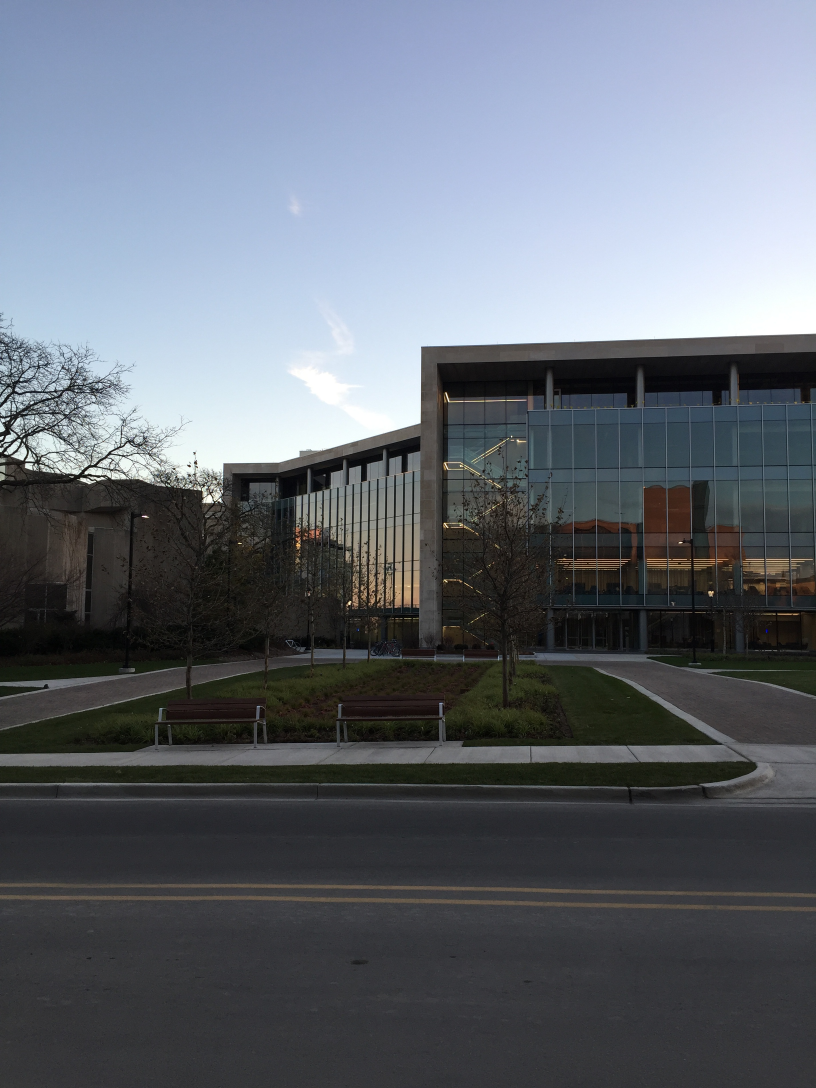
#> input picture pano/img1.jpg, 2448 x 3264 px (shown at 1/3 size)
$ python pano.py --image1 img1.jpg --image2 img2.jpg
#> lines starting #> are read from the running program, lines starting #| are printed output that depends on the picture
import numpy as np
import cv2   as cv

import matplotlib.pyplot as plt
import numpy.linalg      as la

from ipywidgets          import interactive
import argparse

def fig(w,h):
    plt.figure(figsize=(w,h))

def readrgb(file):
#> called with file = 'img1.jpg'
    return cv.cvtColor( cv.imread('./'+file), cv.COLOR_BGR2RGB)
#> call 2 of readrgb, with file = 'img2.jpg'
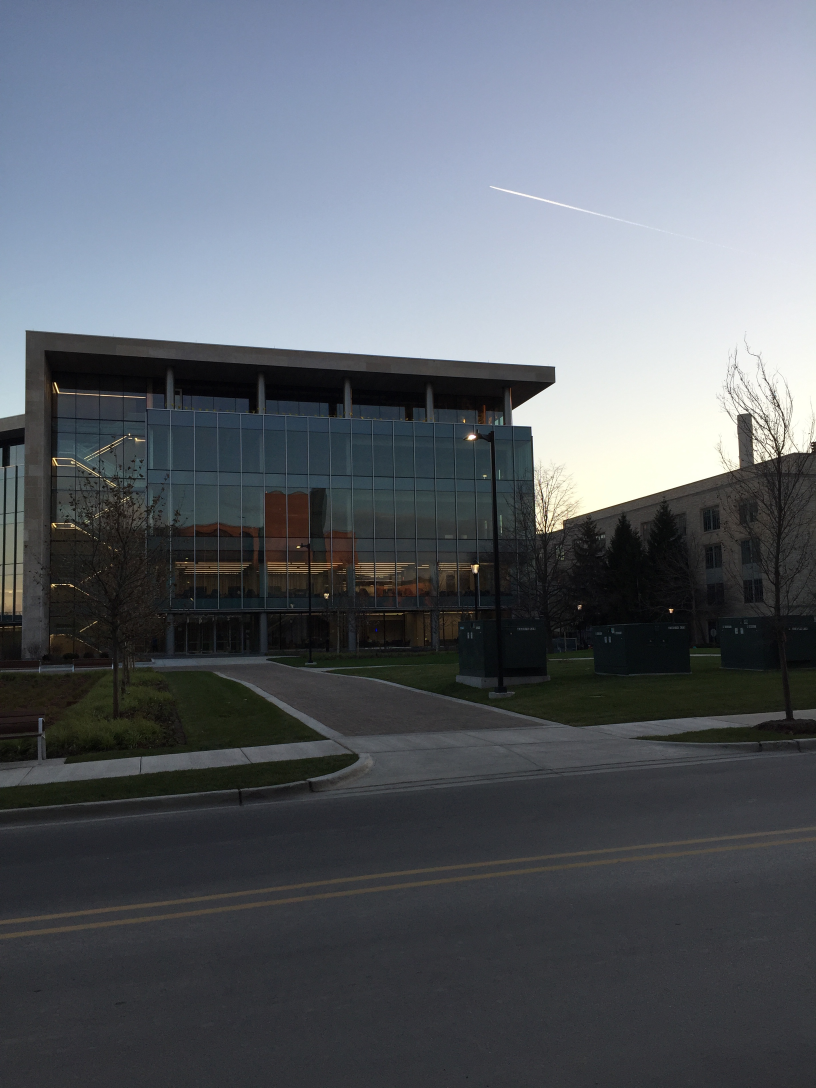
#> input picture pano/img2.jpg, 2448 x 3264 px (shown at 1/3 size)

def rgb2gray(x):
    return cv.cvtColor(x,cv.COLOR_RGB2GRAY)
#> returned value: shape (3264, 2448)

def imshowg(x):
    plt.imshow(x, "gray")

#----------------------------------------

ap = argparse.ArgumentParser()
ap.add_argument("-i1", "--image1", required=True,
	help="image1")
ap.add_argument("-i2", "--image2", required=True,
	help="image2")
args = vars(ap.parse_args())

rgb1 = readrgb(args["image1"])
rgb2 = readrgb(args["image2"])

x1 = rgb2gray(rgb1)
x2 = rgb2gray(rgb2)

sift = cv.xfeatures2d.SIFT_create()
(kps, descs) = sift.detectAndCompute(x1, None)
#> kps = 16589 keypoints; strongest (x, y, size): (568, 1398, 5.2), (1535, 1310, 3), (1341, 1745, 2.4), (116, 1374, 3.1)
(kps2, descs2) = sift.detectAndCompute(x2, None)
#> kps2 = 9318 keypoints; strongest (x, y, size): (388, 1303, 3.3), (168, 1760, 2.1), (2438, 1342, 2.4), (1278, 1917, 2)
print("# (img1) kps: {}, descriptors: {}".format(len(kps), descs.shape))
#| # (img1) kps: 16589, descriptors: (16589, 128)
print("# (img2) kps: {}, descriptors: {}".format(len(kps2), descs2.shape))
#| # (img2) kps: 9318, descriptors: (9318, 128)

bf = cv.BFMatcher()

matches = bf.knnMatch(descs2,descs,k=2)
#> matches = 9318 matches

print('Matches: {}'.format(len(matches)))
#| Matches: 9318

good = []
for mt in matches:
    if len(mt) == 2:
        best, second = mt
        if best.distance < 0.75*second.distance:
            good.append(best)
#> after the loop, good = 587 matches

print('Buenos matches: {}'.format(len(good)))
#| Buenos matches: 587
img3 = cv.drawMatches(x2,kps2,
                      x1,kps,
                      good,
                      flags=2,outImg=None,
                      matchColor=(128,0,0))
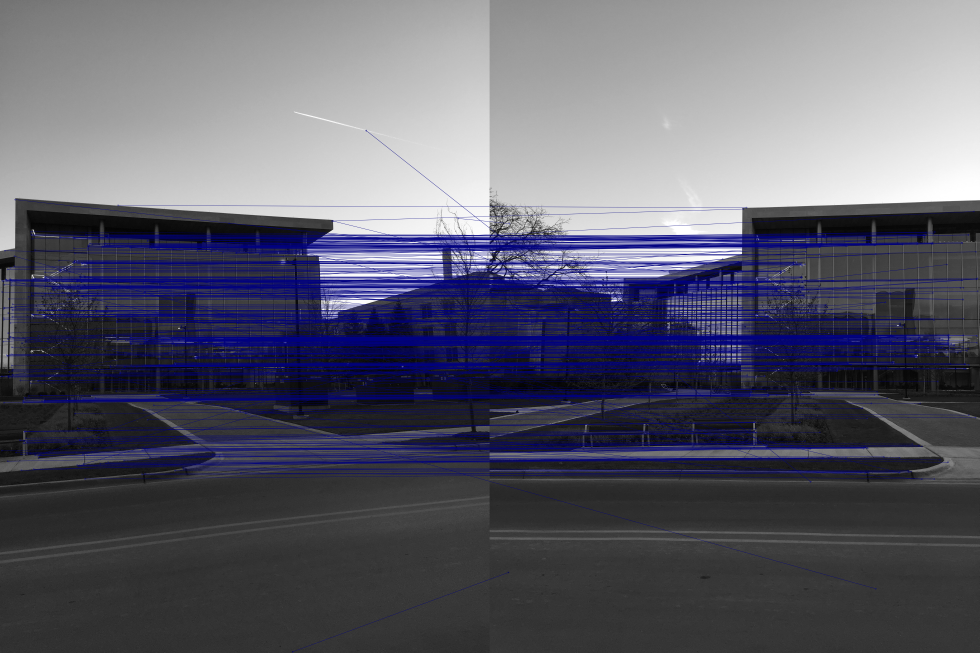
#> img3: shape (3264, 4896, 3) (shown at 1/5 size); mean of channels 0, 1, 2 107.3, 93.4, 93.4; drawn as B, G, R
fig(12,4)
plt.imshow(img3)
plt.show()

src_pts = np.array([ kps [m.trainIdx].pt for m in good ]).astype(np.float32).reshape(-1,2)
#> src_pts = 587 pairs, first value 27.4 to 2440.3, second value 1037.6 to 2943.1
dst_pts = np.array([ kps2[m.queryIdx].pt for m in good ]).astype(np.float32).reshape(-1,2)
#> dst_pts = 587 pairs, first value 4.98 to 2289.4, second value 652.6 to 3258.5
H, mask = cv.findHomography(src_pts, dst_pts, cv.RANSAC, 3)
#> H = [[1.55, -0.00783, -1847.1], [0.382, 1.39, -665.3], [0.000224, -3.93e-06, 1]]; mask = 587 values, max 1 at index 2, min 0 at index 0, mean 0.462

def desp(d):
    dx,dy = d
    return np.array([
            [1,0,dx],
            [0,1,dy],
            [0,0,1]])

def t(h,x):
    return cv.warpPerspective(x, desp((100,150)) @ h,(1000,600))
#> returned value: shape (600, 1000)

fig(15,8)
imshowg( t(np.eye(3),x2) )
plt.show()

fig(15,8)
imshowg( t(H,x1) )
#> in t (call 2), `return cv.warpPerspective(x, desp((100,150)) @ h,(1000,600))`:
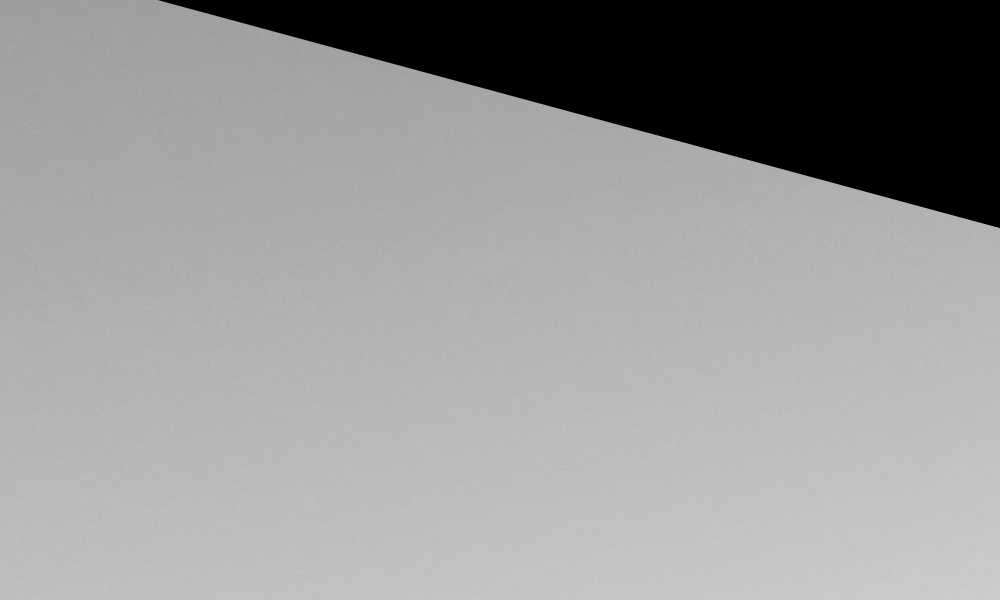
#> returned value: shape (600, 1000); min 0, max 206, mean 151.9
plt.show()

fig(15,8)
imshowg( np.maximum( t(np.eye(3),x2), t(H,x1) ) );
plt.show()
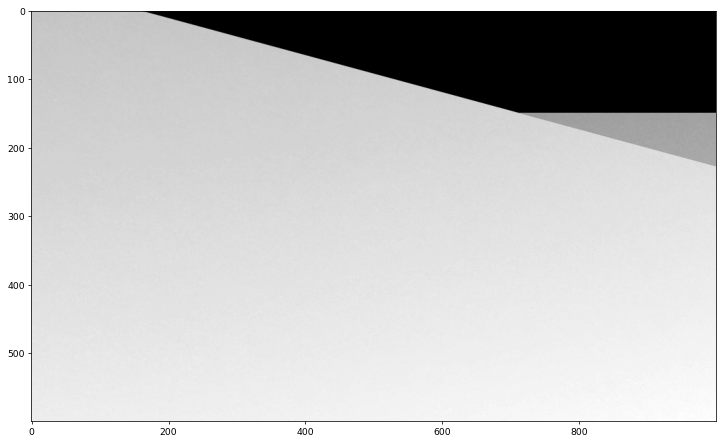
#> figure drawn by matplotlib, 1 panel

fig(15,8)
image = np.maximum( t(np.eye(3),rgb2) , t(H,rgb1) )
#> in t (call 5), `return cv.warpPerspective(x, desp((100,150)) @ h,(1000,600))`:
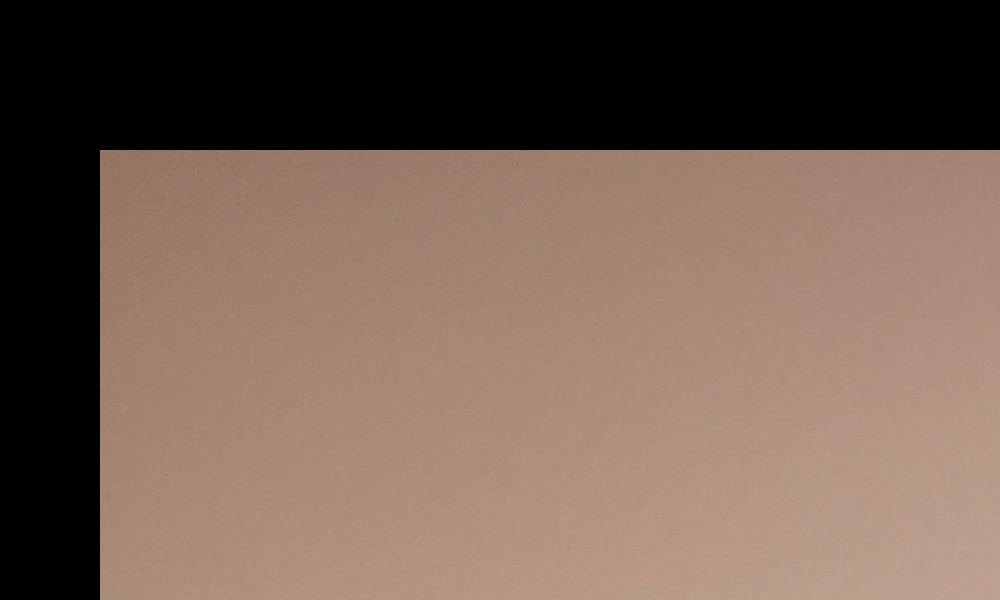
#> returned value: shape (600, 1000, 3); mean of channels 0, 1, 2 82, 93.7, 114.7; drawn as B, G, R
#> in t (call 6), `return cv.warpPerspective(x, desp((100,150)) @ h,(1000,600))`:
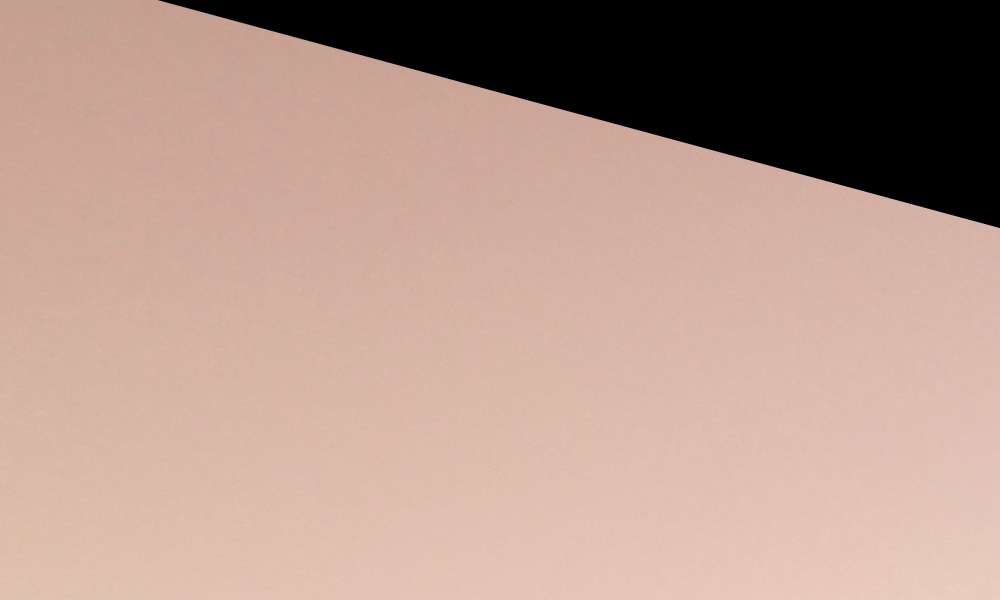
#> returned value: shape (600, 1000, 3); mean of channels 0, 1, 2 140.2, 152.3, 181.3; drawn as B, G, R
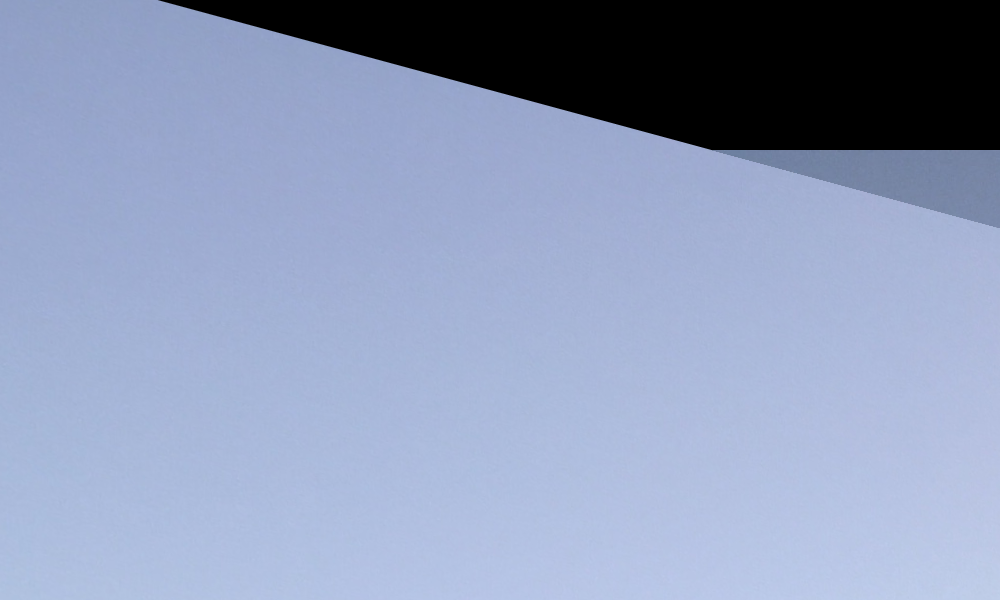
#> image: shape (600, 1000, 3); mean R, G, B 142.4, 154.8, 184.4
plt.imshow( image );
plt.show()
